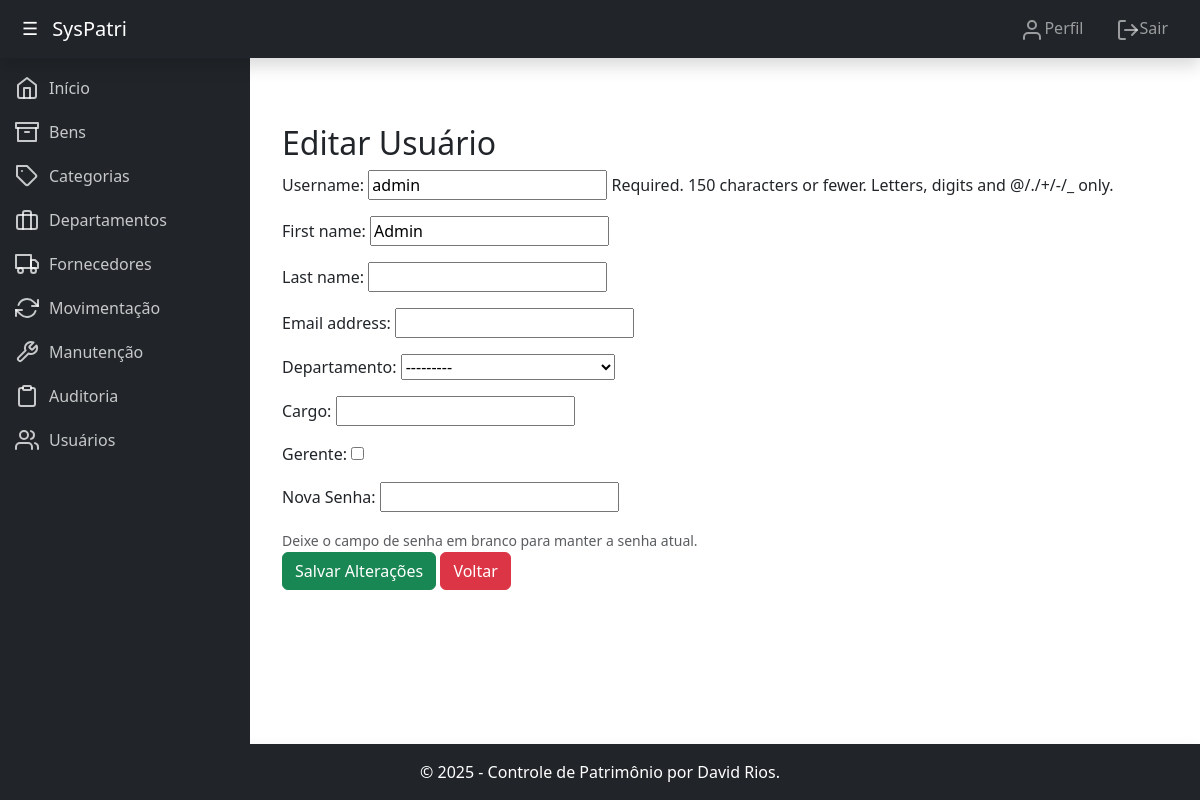
Page /usuarios/editar/1/ (signed in) on the committed database.
### core/models.py (models this page shows, shortened)
class Usuario(AbstractUser):
    departamento = models.ForeignKey(Departamento, on_delete=models.SET_NULL, null=True, blank=True, verbose_name="Departamento")
    cargo = models.CharField(max_length=100, blank=True, null=True, verbose_name="Cargo")
    gerente = models.BooleanField(default=False, verbose_name="Gerente")
    groups = models.ManyToManyField(
        'auth.Group',
        verbose_name='groups',
        blank=True,
        help_text='The groups this user belongs to. A user will get all permissions granted to each of their groups.',
        related_name="usuario_groups",  # Nome único para o related_name
        related_query_name="usuario",
    )
    user_permissions = models.ManyToManyField(
        'auth.Permission',
        verbose_name='user permissions',
        blank=True,
        help_text='Specific permissions for this user.',
        related_name="usuario_permissions",  # Nome único para o related_name
        related_query_name="usuario",
    )

### core/views.py (the view)
# urls.py: path('usuarios/editar/<int:pk>/', views.atualizar_usuario, name='atualizar_usuario'),
@login_required
@user_passes_test(is_superuser_or_gerente, login_url='login')
def atualizar_usuario(request, pk):
    if not request.user.is_superuser and not request.user.gerente:
        raise PermissionDenied
    """
    View para editar um usuário existente.
    """
    usuario = get_object_or_404(Usuario, pk=pk)
    if request.method == 'POST':
        form = UsuarioChangeForm(request.POST, instance=usuario)
        if form.is_valid():
            form.save()
            messages.success(request, 'Usuário atualizado com sucesso!')
            return redirect('listar_usuarios')
    else:
        form = UsuarioChangeForm(instance=usuario)
    return render(request, 'atualizar_usuario.html', {'form': form, 'usuario': usuario})

### core/forms.py (shortened to what this page needs)
class UsuarioChangeForm(UserChangeForm):
    password = forms.CharField(widget=forms.PasswordInput, required=False, label="Nova Senha")
    class Meta:
        model = Usuario
        fields = ['username', 'first_name', 'last_name', 'email', 'departamento', 'cargo', 'gerente' , 'password']

### core/views.py (called while the page is built)
def is_superuser_or_gerente(user):
    return user.is_superuser or user.gerente

### patrimonio/models.py (called while the page is built)
    def __str__(self):
        return self.nome

### core/templates/atualizar_usuario.html (shortened to what this page needs)
{% extends 'base.html' %}
{% block content %}
    <div class="container mt-5">
        <h2>Editar Usuário</h2>
        <form method="post">
            {{ form.as_p }}
            <small class="form-text text-muted">Deixe o campo de senha em branco para manter a senha atual.</small>
            <div>
            <button type="submit" class="btn btn-success">Salvar Alterações</button>
            <a class="btn btn-danger" href="{% url 'listar_usuarios' %}">Voltar</a>
            </div>
        </form>
    </div>
{% endblock %}

### rows in the picture
Usuario: username "admin", first_name "Admin", departamento "---------"
